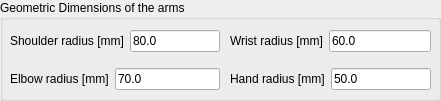
      <widget class="QGroupBox" name="groupBox_19">
       <property name="geometry">
        <rect>
         <x>0</x>
         <y>0</y>
         <width>441</width>
         <height>101</height>
        </rect>
       </property>
       <property name="title">
        <string>Geometric Dimensions of the arms</string>
       </property>
       <widget class="QWidget" name="layoutWidget_arm_3">
        <property name="geometry">
         <rect>
          <x>10</x>
          <y>20</y>
          <width>210</width>
          <height>81</height>
         </rect>
        </property>
        <layout class="QVBoxLayout" name="verticalLayout_70">
         <item>
          <layout class="QHBoxLayout" name="horizontalLayout_125">
           <item>
            <widget class="QLabel" name="label_shoulder_r_9">
             <property name="text">
              <string>Shoulder radius [mm]</string>
             </property>
            </widget>
           </item>
           <item>
            <widget class="QLineEdit" name="lineEdit_shoulder_r_left">
             <property name="text">
              <string>80.0</string>
             </property>
            </widget>
           </item>
          </layout>
         </item>
         <item>
          <layout class="QHBoxLayout" name="horizontalLayout_126">
           <item>
            <widget class="QLabel" name="label_shoulder_r_10">
             <property name="text">
              <string>Elbow radius [mm]</string>
             </property>
            </widget>
           </item>
           <item>
            <widget class="QLineEdit" name="lineEdit_elbow_r_left">
             <property name="text">
              <string>70.0</string>
             </property>
            </widget>
           </item>
          </layout>
         </item>
        </layout>
       </widget>
       <widget class="QWidget" name="verticalLayoutWidget_4">
        <property name="geometry">
         <rect>
          <x>230</x>
          <y>20</y>
          <width>201</width>
          <height>81</height>
         </rect>
        </property>
        <layout class="QVBoxLayout" name="verticalLayout_5">
         <item>
          <layout class="QHBoxLayout" name="horizontalLayout_127">
           <item>
            <widget class="QLabel" name="label_shoulder_r_11">
             <property name="text">
              <string>Wrist radius [mm]</string>
             </property>
            </widget>
           </item>
           <item>
            <widget class="QLineEdit" name="lineEdit_wrist_r_left">
             <property name="text">
              <string>60.0</string>
             </property>
            </widget>
           </item>
          </layout>
         </item>
         <item>
          <layout class="QHBoxLayout" name="horizontalLayout_128">
           <item>
            <widget class="QLabel" name="label_shoulder_r_12">
             <property name="text">
              <string>Hand radius [mm]</string>
             </property>
            </widget>
           </item>
           <item>
            <widget class="QLineEdit" name="lineEdit_hand_r_left">
             <property name="text">
              <string>50.0</string>
             </property>
            </widget>
           </item>
          </layout>
         </item>
        </layout>
       </widget>
      </widget>
